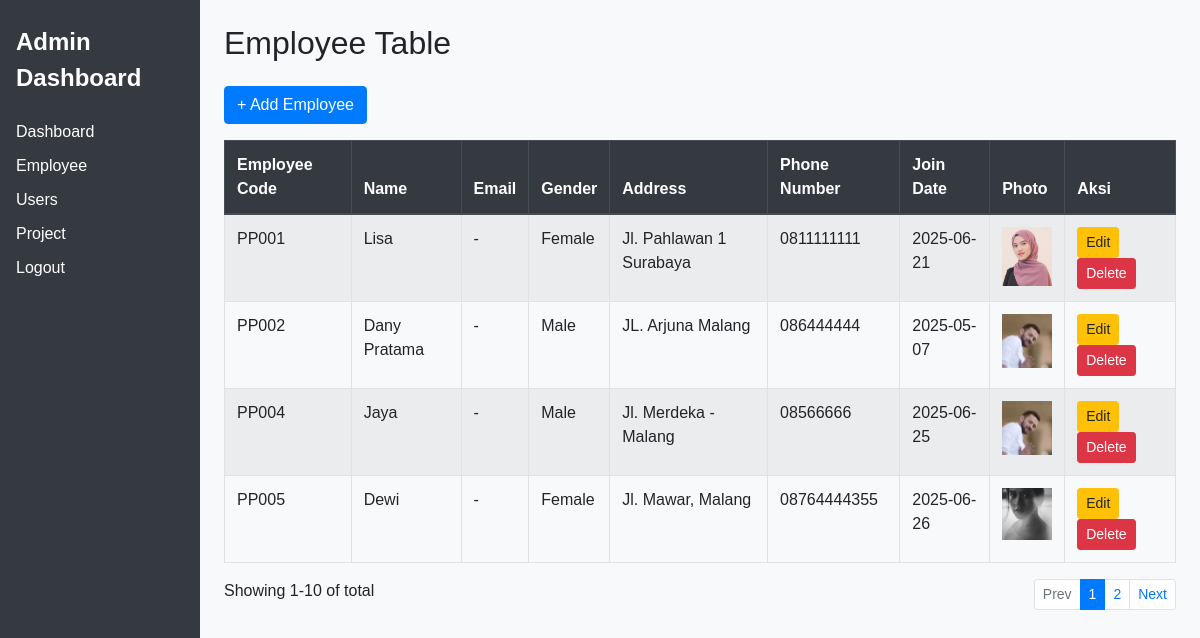
The app's page /admin/employee_list.php with its own data.
### tables this page shows
CREATE TABLE `employees` (
  `id` int(11) NOT NULL,
  `employee_code` varchar(20) DEFAULT NULL,
  `name` varchar(100) DEFAULT NULL,
  `date_of_birth` date DEFAULT NULL,
  `gender` enum('Male','Female') DEFAULT NULL,
  `address` text DEFAULT NULL,
  `phone_number` varchar(20) DEFAULT NULL,
  `position` varchar(50) DEFAULT NULL,
  `join_date` date DEFAULT NULL,
  `photo` varchar(255) DEFAULT NULL
);

### admin/employee_list.php (the view, shortened to what this page needs)
<?php
include __DIR__ . '/../includes/koneksi.php';
$result = $conn->query("SELECT * FROM employees");
?>
<!DOCTYPE html>
<html lang="en">
<head>
    <link rel="stylesheet" href="https://cdn.jsdelivr.net/npm/bootstrap@4.6.2/dist/css/bootstrap.min.css">
    <link rel="stylesheet" href="/employee_monitoring/assets/css/admin.css">
</head>
<body class="bg-light">
    <div class="container-fluid">
        <div class="row">
            <?php include '../includes/sidebar_admin.php'; ?>
            <div class="col-md-10 p-4">
                <h2 class="mb-4">Employee Table</h2>
                <div class="text-left mb-3">
                    <a href="add_employee.php" class="btn btn-primary">+ Add Employee</a>
                </div>
                <table class="table table-bordered table-striped">
                    <thead class="thead-dark">
                        <tr>
                            <th>Employee Code</th>
                            <th>Name</th>
                            <th>Email</th>
                            <th>Gender</th>
                            <th>Address</th>
                            <th>Phone Number</th>
                            <th>Join Date</th>
                            <th>Photo</th>
                            <th>Aksi</th>
                        </tr>
                    </thead>
                    <tbody>
                        <?php while ($row = $result->fetch_assoc()): ?>
                            <tr>
                                <td><?= $row['employee_code'] ?></td>
                                <td><?= $row['name'] ?></td>
                                <td><?= $row['email'] ?? '-' ?></td>
                                <td><?= $row['gender'] ?></td>
                                <td><?= $row['address'] ?></td>
                                <td><?= $row['phone_number'] ?></td>
                                <td><?= $row['join_date'] ?></td>
                                <td>
                                    <?php if ($row['photo']): ?>
                                        <img src="../assets/uploads/<?= $row['photo'] ?>" width="50" />
                                    <?php else: ?>
                                        -
                                    <?php endif; ?>
                                </td>
                                <td>
                                    <a href="edit_employee.php?id=<?= $row['id'] ?>" class="btn btn-sm btn-warning">Edit</a>
                                    <a href="delete_employee.php?id=<?= $row['id'] ?>" class="btn btn-sm btn-danger"
                                        onclick="return confirm('Yakin ingin menghapus?')">Delete</a>
                                </td>
                            </tr>
                        <?php endwhile; ?>
                    </tbody>
                </table>
                <div class="d-flex justify-content-between">
                    <span>Showing 1-10 of total</span>
                    <nav>
                        <ul class="pagination pagination-sm">
                            <li class="page-item disabled"><a class="page-link" href="#">Prev</a></li>
                            <li class="page-item active"><a class="page-link" href="#">1</a></li>
                            <li class="page-item"><a class="page-link" href="#">2</a></li>
                            <li class="page-item"><a class="page-link" href="#">Next</a></li>
                        </ul>
                    </nav>
                </div>
            </div>
</body>
</html>

### includes/sidebar_admin.php (shortened to what this page needs)
<div class="col-md-2 sidebar">
    <div class="dashboard-title mb-4">Admin Dashboard</div>
    <a href="index_admin.php">Dashboard</a>
    <a href="employee_list.php">Employee</a>
    <a href="user_list.php">Users</a>
    <a href="project_list.php">Project</a>
    <a href="../auth/logout.php">Logout</a>
</div>

### assets/css/admin.css (style rules this page uses)
body { background-color: #f7f7f7; margin: 0; padding: 0; font-family: sans-serif; }
.sidebar { background-color: #343a40; color: white; padding: 1.5rem 1rem; min-height: 100vh; }
.sidebar a { color: white; display: block; margin: 10px 0; text-decoration: none; }
.dashboard-title { font-size: 1.5rem; font-weight: bold; }

### records on screen
employees: employee_code "PP001", name "Lisa", email "-", gender "Female", address "Jl. Pahlawan 1 Surabaya", phone_number "0811111111", join_date "2025-06-21", photo (picture)
employees: employee_code "PP002", name "Dany Pratama", email "-", gender "Male", address "JL. Arjuna Malang", phone_number "086444444", join_date "2025-05-07", photo (picture)
employees: employee_code "PP004", name "Jaya", email "-", gender "Male", address "Jl. Merdeka - Malang", phone_number "08566666", join_date "2025-06-25", photo (picture)
employees: employee_code "PP005", name "Dewi", email "-", gender "Female", address "Jl. Mawar, Malang", phone_number "08764444355", join_date "2025-06-26", photo (picture)
